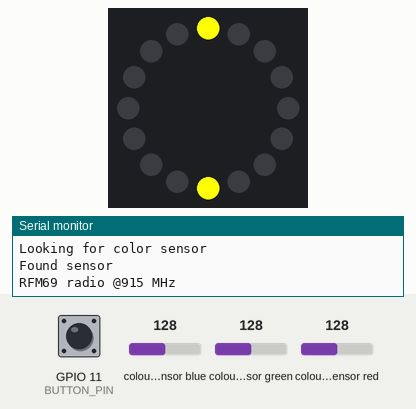
This sketch was run on a simulated ESP32-S3. Shown: 16 RGB LEDs in a ring, first at the top, clockwise, the last lines printed to the serial monitor. The inputs (shaded band) are chosen by the test bench; at power-on: GPIO 11 (BUTTON_PIN) HIGH, colour sensor blue 128, colour sensor green 128, colour sensor red 128. Dim RGB values are drawn brighter than linear; no radio packets arrive unless stated.

Above: at 1.2 s.
1.3 s: GPIO 11 (BUTTON_PIN) pulled LOW for 0.15 s
At 1.7 s:
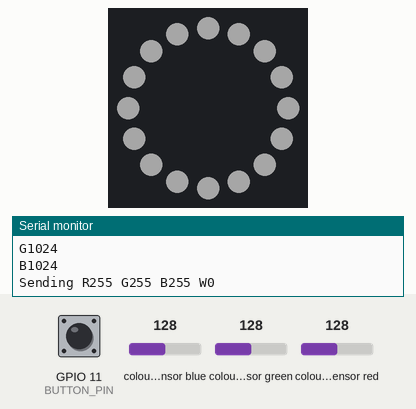
Timing chart, 0 to 4.3 s (numbered marks = the images above; inputs shaded):
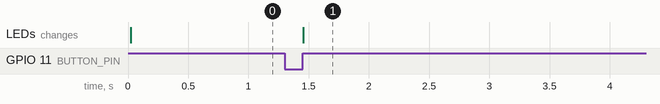

The sketch:

feather_m0_tx_blink.ino
```cpp
#include <SPI.h>
#include <RH_RF69.h>
#include <Adafruit_NeoPixel.h>
#include <Wire.h>
#include "Adafruit_TCS34725.h"

#define RING_PIN 12
#define RING_LEDS 16
#define BUTTON_PIN 11

Adafruit_NeoPixel ring = Adafruit_NeoPixel(RING_LEDS, RING_PIN, NEO_GRBW);
Adafruit_TCS34725 tcs = Adafruit_TCS34725(TCS34725_INTEGRATIONTIME_50MS, TCS34725_GAIN_4X);

uint32_t color = ring.Color(75, 250, 100);
byte gammatable[256];

char buff[50];
/************ Radio Setup ***************/

// Change to 434.0 or other frequency, must match RX's freq!
#define RF69_FREQ 915.0

#if defined (__AVR_ATmega32U4__) // Feather 32u4 w/Radio
#define RFM69_CS      8
#define RFM69_INT     7
#define RFM69_RST     4
#define LED           13

#elif defined(ADAFRUIT_FEATHER_M0) || defined(ADAFRUIT_FEATHER_M0_EXPRESS) || defined(ARDUINO_SAMD_FEATHER_M0)
// Feather M0 w/Radio
#define RFM69_CS      8
#define RFM69_INT     3
#define RFM69_RST     4
#define LED           13

#elif defined (__AVR_ATmega328P__)  // Feather 328P w/wing
#define RFM69_INT     3  //
#define RFM69_CS      4  //
#define RFM69_RST     2  // "A"
#define LED           13

#elif defined(ESP8266)    // ESP8266 feather w/wing
#define RFM69_CS      2    // "E"
#define RFM69_IRQ     15   // "B"
#define RFM69_RST     16   // "D"
#define LED           0

#elif defined(ARDUINO_ADAFRUIT_FEATHER_ESP32S2) || defined(ARDUINO_NRF52840_FEATHER) || defined(ARDUINO_NRF52840_FEATHER_SENSE)
#define RFM69_INT     9  // "A"
#define RFM69_CS      10  // "B"
#define RFM69_RST     11  // "C"
#define LED           13

#elif defined(ESP32)    // ESP32 feather w/wing
#define RFM69_RST     13   // same as LED
#define RFM69_CS      33   // "B"
#define RFM69_INT     27   // "A"
#define LED           13

#elif defined(ARDUINO_NRF52832_FEATHER)
/* nRF52832 feather w/wing */
#define RFM69_RST     7   // "A"
#define RFM69_CS      11   // "B"
#define RFM69_INT     31   // "C"
#define LED           17

#endif

// Singleton instance of the radio driver
RH_RF69 rf69(RFM69_CS, RFM69_INT);

void setup() {
    pinMode(BUTTON_PIN, INPUT_PULLUP);
    Serial.begin(115200);

    // If you are connected to a computer and want to see all the messages, uncomment the line below. If you are not
    // connected and you have the line below enabled, then your program will hang here.
//  while (!Serial) { delay(1); } // wait until serial console is open, remove if not tethered to computer

    pinMode(LED, OUTPUT);
    pinMode(RFM69_RST, OUTPUT);
    digitalWrite(RFM69_RST, LOW);

    Serial.println("Feather RFM69 TX Test!");
    Serial.println();

    // manual reset
    digitalWrite(RFM69_RST, HIGH);
    delay(10);
    digitalWrite(RFM69_RST, LOW);
    delay(10);

    if (!rf69.init()) {
        Serial.println("RFM69 radio init failed");
        while (1);
    }
    Serial.println("RFM69 radio init OK!");
    // Defaults after init are 434.0MHz, modulation GFSK_Rb250Fd250, +13dbM (for low power module)
    // No encryption
    if (!rf69.setFrequency(RF69_FREQ)) {
        Serial.println("setFrequency failed");
    }
    Serial.println("Looking for color sensor");
    if (tcs.begin()) {
        Serial.println("Found sensor");
    } else {
        Serial.println("No TCS34725 found ... check your connections");
        while (1); // halt!
    }

    for (int i = 0; i < 256; i++) {
        float x = i;
        x /= 255;
        x = pow(x, 2.5);
        x *= 255;

        gammatable[i] = x;
    }

    // If you are using a high power RF69 eg RFM69HW, you *must* set a Tx power with the
    // ishighpowermodule flag set like this:
    rf69.setTxPower(20, true);  // range from 14-20 for power, 2nd arg must be true for 69HCW

    // The encryption key has to be the same as the one in the server
    uint8_t key[] = {0x01, 0x02, 0x03, 0x04, 0x05, 0x06, 0x07, 0x08,
                     0x01, 0x02, 0x03, 0x04, 0x05, 0x06, 0x07, 0x08
    };
    rf69.setEncryptionKey(key);

    pinMode(LED, OUTPUT);

    Serial.print("RFM69 radio @");
    Serial.print((int) RF69_FREQ);
    Serial.println(" MHz");

    ring.begin();
    // When the wand is ready to go, there will be a single pixel turned on to yellow. Feel free to change this however
    // you want.
    ring.setPixelColor(0, ring.Color(255, 255, 0, 0));
    ring.setPixelColor(8, ring.Color(255, 255, 0, 0));
    ring.show();
    ring.setBrightness(40);
}

// CRGBW

uint8_t packet_color[5];
boolean oldState = HIGH;

uint16_t scanRed, scanGreen, scanBlue, clear;

void loop() {
    packet_color[0] = (uint8_t) 'C';
    delay(100);  // Wait .1 second between transmits, could also 'sleep' here!

    boolean newState = digitalRead(BUTTON_PIN);

    if ((newState == LOW) && (oldState == HIGH)) {
        // Debounce the button - it will be high and low really quickly when pushed because the switch literally bounces
        // so we will wait 20ms to let it settle down and make sure we are still getting the same value
        delay(20);
        newState = digitalRead(BUTTON_PIN);
        // LOW means the button is pushed because it's wired to ground
        if (newState == LOW) {
            tcs.setInterrupt(false); // scanner LED on
            delay(60);
            tcs.getRawData(&scanRed, &scanGreen, &scanBlue, &clear);
            tcs.setInterrupt(true); // scanner LED off

            uint32_t sum = scanRed + scanGreen + scanBlue;

            Serial.print("R");
            Serial.println(scanRed);

            Serial.print("G");
            Serial.println(scanGreen);

            Serial.print("B");
            Serial.println(scanBlue);

            float r, g, b, largest;
            r = scanRed / 255;
            g = scanGreen / 255;
            b = scanBlue / 255;
            largest = r;
            if (g > largest) {
              largest = g;
            }
            if (b > largest) {
              largest = b;
            }
            float  mult = 255.0 / largest;

            r *= mult;
            g *= mult;
            b *= mult;

            r = colorFix(r);
            g = colorFix(g);
            b = colorFix(b);

            packet_color[1] = gammatable[(int) (r)]; // R
            packet_color[2] = gammatable[(int) (g)]; // G
            packet_color[3] = gammatable[(int) (b)]; // B
            packet_color[4] = 0; // W - don't turn on the white part

            // Set the pixel ring to the color we got from the scanner
            for (int i = 0; i < RING_LEDS; i++) {
                ring.setPixelColor(i, ring.Color(packet_color[1], packet_color[2], packet_color[3], packet_color[4]));
            }
            ring.show();

            Serial.print("Sending ");
            sprintf(buff, "R%d G%d B%d W%d\n", (int)packet_color[1], (int)packet_color[2], (int)packet_color[3], (int)packet_color[4]);
            Serial.println(buff);

            // Send a message! - Message looks like C<R><G><B> where C is literally the letter C and the <R>, <G> and <B>
            // values are single byte values representing 0-255 for each color value
            rf69.send((uint8_t *) packet_color, 5);
            rf69.waitPacketSent();

            // Now wait for a reply
            uint8_t buf[RH_RF69_MAX_MESSAGE_LEN];
            uint8_t len = sizeof(buf);

            if (rf69.waitAvailableTimeout(500)) {
                // Should be a reply message for us now
                if (rf69.recv(buf, &len)) {
                    Serial.print("Got a reply: ");
                    Serial.print((char *) buf);
                    Blink(LED, 50, 3); //blink LED 3 times, 50ms between blinks
                } else {
                    Serial.println("Receive failed");
                }
            } else {
                Serial.println("No reply, is another RFM69 listening?");
            }
        }
    }
    oldState = newState;
}

float colorFix(float c) {
  float  threshold = 40;
  if (c > 255 - threshold) {
    return 255;
  } else if (c > 75) {
    return 128;
  }

  return 0;
}
void Blink(byte PIN, byte DELAY_MS, byte loops) {
    for (byte i = 0; i < loops; i++) {
        digitalWrite(PIN, HIGH);
        delay(DELAY_MS);
        digitalWrite(PIN, LOW);
        delay(DELAY_MS);
    }
}
```

Measured:
- after the input at 1.3 s, the LEDs: change after 0.15 s (image 1)
